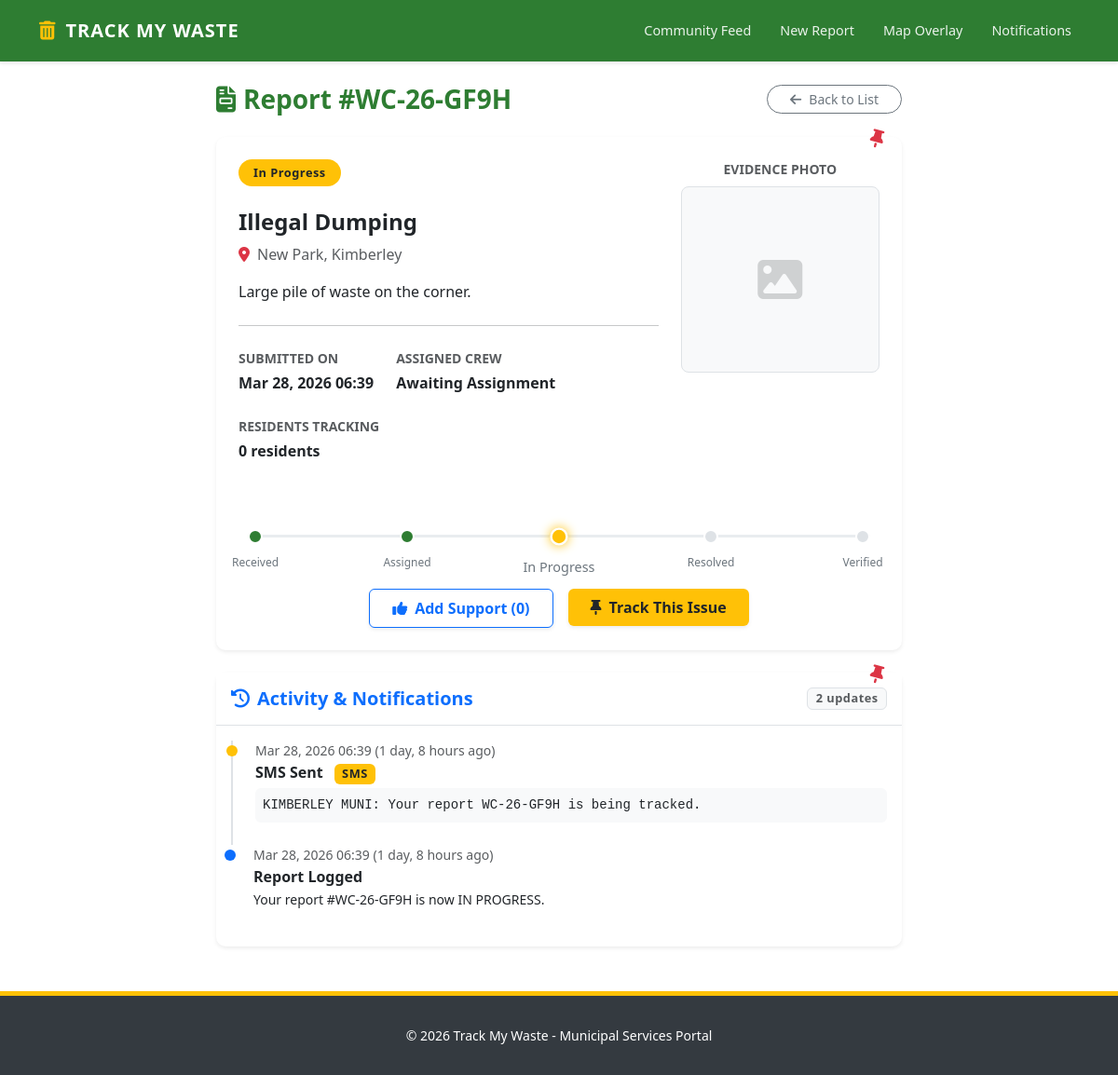
Screenshot of /report/WC-26-GF9H/ with the database file from the repository.
### reports/models.py (models this page shows, shortened)
class Report(models.Model):
    STATUS_CHOICES = [
        ('RECEIVED', 'Received'),
        ('ASSIGNED', 'Assigned'),
        ('IN_PROGRESS', 'In Progress'),
        ('RESOLVED', 'Resolved'),
        ('VERIFIED', 'Verified'),
    ]
    ISSUE_TYPE_CHOICES = [
        ('MISSED_COLLECTION', 'Missed Collection'),
        ('ILLEGAL_DUMPING', 'Illegal Dumping'),
        ('OVERFLOWING_BIN', 'Overflowing Bin'),
        ('LITTERING', 'Littering'),
        ('POTHOLE', 'Pothole'),
        ('WATER_LEAK', 'Water Leak'),
        ('ELECTRICITY_OUTAGE', 'Electricity Outage'),
        ('OTHER', 'Other'),
    ]
    STATUS_CHOICES = [
        ('RECEIVED', 'Received'),
        ('ASSIGNED', 'Assigned'),
        ('IN_PROGRESS', 'In Progress'),
        ('RESOLVED', 'Resolved'),
        ('VERIFIED', 'Verified'),
    ]
    CONTACT_PREFERENCES = [
        ('SMS', 'SMS'),
        ('APP', 'App Notification'),
    ]
    user = models.ForeignKey(User, on_delete=models.CASCADE, related_name='reports', null=True, blank=True)
    is_public = models.BooleanField(default=True)
    reference_number = models.CharField(max_length=20, unique=True, editable=False)
    issue_type = models.CharField(max_length=50, choices=ISSUE_TYPE_CHOICES, default='MISSED_COLLECTION')
    photo = models.ImageField(upload_to='reports/photos/', blank=True, null=True)
    location = models.CharField(max_length=255)
    latitude = models.DecimalField(max_digits=9, decimal_places=6, null=True, blank=True)
    longitude = models.DecimalField(max_digits=9, decimal_places=6, null=True, blank=True)
    description = models.TextField(blank=True)
    contact_preference = models.CharField(max_length=3, choices=CONTACT_PREFERENCES, default='APP')
    status = models.CharField(max_length=20, choices=STATUS_CHOICES, default='RECEIVED')
    assigned_crew = models.CharField(max_length=50, blank=True, null=True)
    tracking_count = models.PositiveIntegerField(default=0)
    created_at = models.DateTimeField(auto_now_add=True)
    updated_at = models.DateTimeField(auto_now=True)

class Notification(models.Model):
    title = models.CharField(max_length=100)
    message = models.TextField()
    is_sms = models.BooleanField(default=False)
    created_at = models.DateTimeField(auto_now_add=True)
    report = models.ForeignKey(Report, on_delete=models.CASCADE, related_name='notifications', null=True, blank=True)
    icon = models.CharField(max_length=50, default='fas fa-bell')
    color = models.CharField(max_length=50, default='text-blue')

### reports/views.py (the view)
# urls.py: path('report/<str:reference_number>/', views.report_detail, name='report_detail'),
def report_detail(request, reference_number):
    report = get_object_or_404(Report, reference_number=reference_number)
    supports_count = report.supports.count()
    user_supported = False
    if request.user.is_authenticated:
        user_supported = report.supports.filter(user=request.user).exists()
    return render(request, 'reports/report_detail.html', {
        'report': report,
        'supports_count': supports_count,
        'user_supported': user_supported
    })

### reports/templates/reports/report_detail.html (shortened to what this page needs)
{% extends 'base.html' %}
{% block content %}
<div class="row justify-content-center">
    <div class="col-md-10 col-lg-8">
        <div class="d-flex justify-content-between align-items-center mb-4">
            <h1 class="h3 font-weight-700 text-green mb-0">
                <i class="fas fa-file-invoice me-2"></i>Report #{{ report.reference_number }}
            </h1>
            <a href="{% url 'report_list' %}" class="btn btn-outline-secondary btn-sm rounded-pill px-4">
                <i class="fas fa-arrow-left me-2"></i>Back to List
            </a>
        </div>
        <div class="card border-0 shadow-sm notice-card mb-4">
            <div class="card-body p-4">
                <div class="row">
                    <div class="col-md-8">
                        <div class="mb-4">
                            <span class="badge rounded-pill px-3 py-2
                                {% if report.status == 'RECEIVED' %}bg-cyan
                                {% elif report.status == 'ASSIGNED' %}bg-blue
                                {% elif report.status == 'IN_PROGRESS' %}bg-yellow text-dark
                                {% elif report.status == 'RESOLVED' %}bg-green
                                {% elif report.status == 'VERIFIED' %}bg-success{% endif %}">
                                {{ report.get_status_display }}
                            </span>
                        </div>
                        <h4 class="font-weight-700 text-dark mb-2">{{ report.get_issue_type_display }}</h4>
                        <p class="text-muted"><i class="fas fa-map-marker-alt text-danger me-2"></i>{{ report.location }}</p>
                        <p class="text-dark">{{ report.description|default:"No additional description provided." }}</p>
                        <hr class="my-4">
                        <div class="d-flex flex-wrap gap-4 mb-4">
                            <div>
                                <p class="small text-muted text-uppercase mb-1 font-weight-700">Submitted On</p>
                                <p class="mb-0 font-weight-600">{{ report.created_at|date:"M d, Y H:i" }}</p>
                            </div>
                            <div>
                                <p class="small text-muted text-uppercase mb-1 font-weight-700">Assigned Crew</p>
                                <p class="mb-0 font-weight-600">{{ report.assigned_crew|default:"Awaiting Assignment" }}</p>
                            </div>
                            <div>
                                <p class="small text-muted text-uppercase mb-1 font-weight-700">Residents Tracking</p>
                                <p class="mb-0 font-weight-600">{{ report.tracking_count }} residents</p>
                            </div>
                        </div>
                    </div>
                    <div class="col-md-4 text-center">
                        <p class="small text-muted text-uppercase mb-2 font-weight-700">Evidence Photo</p>
                        {% if report.photo %}
                            <img src="{{ report.photo.url }}" class="img-fluid rounded-3 shadow-sm border" alt="Evidence">
                        {% else %}
                            <div class="bg-light rounded-3 border d-flex align-items-center justify-content-center" style="height: 200px;">
                                <i class="fas fa-image fa-3x text-muted opacity-25"></i>
                            </div>
                        {% endif %}
                    </div>
                </div>
                <div class="progress-stepper my-5">
                    <div class="step {% if report.status == 'RECEIVED' or report.status == 'ASSIGNED' or report.status == 'IN_PROGRESS' or report.status == 'RESOLVED' or report.status == 'VERIFIED' %}completed{% endif %}">
                        <span class="step-label">Received</span>
                    </div>
                    <div class="step {% if report.status == 'ASSIGNED' or report.status == 'IN_PROGRESS' or report.status == 'RESOLVED' or report.status == 'VERIFIED' %}completed{% endif %}">
                        <span class="step-label">Assigned</span>
                    </div>
                    <div class="step {% if report.status == 'IN_PROGRESS' or report.status == 'RESOLVED' or report.status == 'VERIFIED' %}active{% elif report.status == 'RESOLVED' or report.status == 'VERIFIED' %}completed{% endif %}">
                        <span class="step-label">In Progress</span>
                    </div>
                    <div class="step {% if report.status == 'RESOLVED' or report.status == 'VERIFIED' %}completed{% endif %}">
                        <span class="step-label">Resolved</span>
                    </div>
                    <div class="step {% if report.status == 'VERIFIED' %}completed{% endif %}">
                        <span class="step-label">Verified</span>
                    </div>
                </div>
                <div class="d-flex justify-content-center gap-3 mt-5">
                    <form action="{% url 'add_support' report.reference_number %}" method="post">
                        <button type="submit" class="btn {% if user_supported %}btn-primary{% else %}btn-outline-primary{% endif %} px-4 py-2 font-weight-700 shadow-sm">
                            <i class="fas fa-thumbs-up me-2"></i>{% if user_supported %}Supported{% else %}Add Support{% endif %} ({{ supports_count }})
                        </button>
                    </form>
                    <form action="{% url 'track_report' report.reference_number %}" method="post">
                        <button type="submit" class="btn btn-yellow px-4 py-2 font-weight-700 shadow-sm">
                            <i class="fas fa-thumbtack me-2"></i>Track This Issue
                        </button>
                    </form>
                </div>
            </div>
        </div>
        <div class="card border-0 shadow-sm notice-card">
            <div class="card-header bg-white py-3 border-bottom d-flex justify-content-between align-items-center">
                <h5 class="mb-0 font-weight-700 text-blue"><i class="fas fa-history me-2"></i>Activity & Notifications</h5>
                <span class="badge bg-light text-muted border">{{ report.notifications.count }} updates</span>
            </div>
            <div class="card-body">
                <div class="timeline">
                    {% for notification in report.notifications.all|dictsortreversed:"created_at" %}
                    <div class="timeline-item pb-4 border-start border-2 ps-4 position-relative">
                        <div class="timeline-marker position-absolute rounded-circle {{ notification.color|default:'bg-blue' }}"
                             style="width: 12px; height: 12px; left: -7px; top: 5px; background-color: currentColor;"></div>
                        <p class="small text-muted mb-1">{{ notification.created_at|date:"M d, Y H:i" }} ({{ notification.created_at|timesince }} ago)</p>
                        <h6 class="font-weight-700 mb-1">
                            {{ notification.title }}
                            {% if notification.is_sms %}<span class="badge bg-yellow text-dark ms-2 x-small">SMS</span>{% endif %}
                        </h6>
                        <p class="small text-dark mb-0 {% if notification.is_sms %}font-monospace bg-light p-2 rounded{% endif %}">{{ notification.message }}</p>
                    </div>
                    {% endfor %}
                </div>
            </div>
        </div>
    </div>
</div>
{% endblock %}

### templates/base.html (style rules this page uses)
:root { --theme-green: #2e7d32; --theme-blue: #0d6efd; --theme-yellow: #ffc107; --theme-cyan: #0dcaf0; --bg-white: #ffffff; --bg-light: #f8f9fa; --footer-dark: #343a40; --text-dark: #212529; --text-muted: #6c757d; }
body { background-color: var(--bg-white); color: var(--text-dark); font-family: 'Segoe UI', Tahoma, Geneva, Verdana, sans-serif; min-height: 100vh; display: flex; flex-direction: column; }
.btn-yellow { background-color: var(--theme-yellow); color: #212529; border: none; font-weight: 600; transition: all 0.2s; }
.card { border: 1px solid #e9ecef; border-radius: 10px; box-shadow: 0 2px 10px rgba(0,0,0,0.05); background-color: #ffffff; }
.notice-card { border-top: 4px solid var(--theme-yellow); position: relative; }
.notice-card::after { content: '\f08d'; font-family: 'Font Awesome 6 Free'; font-weight: 900; position: absolute; top: -12px; right: 20px; color: #dc3545; font-size: 1.2rem; transform: rotate(15deg); }
.progress-stepper { display: flex; justify-content: space-between; position: relative; margin: 2.5rem 0 1.5rem; padding: 0 10px; }
.progress-stepper::before { content: ''; position: absolute; top: 6px; left: 10px; right: 10px; height: 3px; background-color: #e9ecef; z-index: 1; }
.step { width: 16px; height: 16px; border-radius: 50%; background-color: #dee2e6; z-index: 2; position: relative; border: 2px solid #fff; }
.step.completed { background-color: var(--theme-green); }
.step.active { background-color: var(--theme-yellow); box-shadow: 0 0 10px var(--theme-yellow); transform: scale(1.2); }
.step-label { position: absolute; top: 25px; left: 50%; transform: translateX(-50%); font-size: 0.75rem; font-weight: 500; color: var(--text-muted); white-space: nowrap; }
.text-yellow { color: var(--theme-yellow) !important; }
.bg-yellow { background-color: var(--theme-yellow) !important; }
.text-green { color: var(--theme-green) !important; }
.text-blue { color: var(--theme-blue) !important; }

### reports/templates/reports/report_detail.html (style rules this page uses)
.font-weight-700 { font-weight: 700; }
.font-weight-600 { font-weight: 600; }
.text-green { color: var(--theme-green); }
.text-blue { color: var(--theme-blue); }
.bg-yellow { background-color: var(--theme-yellow) !important; }
.badge { font-weight: 600; font-size: 0.8rem; letter-spacing: 0.5px; }
.timeline-item:last-child { border-left: none !important; }

### rows the page displays
Report: reference_number "WC-26-GF9H", status "In Progress", issue_type "Illegal Dumping", location "New Park, Kimberley", description "Large pile of waste on the corner.", created_at "Mar 28, 2026 06:39", assigned_crew "Awaiting Assignment", tracking_count "0", notifications.count "2"
Notification: created_at "Mar 28, 2026 06:39", created_at "1 day, 8 hours", title "SMS Sent", is_sms "SMS", message "KIMBERLEY MUNI: Your report WC-26-GF9H is being tracked."
Notification: created_at "Mar 28, 2026 06:39", created_at "1 day, 8 hours", title "Report Logged", message "Your report #WC-26-GF9H is now IN PROGRESS."

### other values shown
{{ supports_count }} "0"
